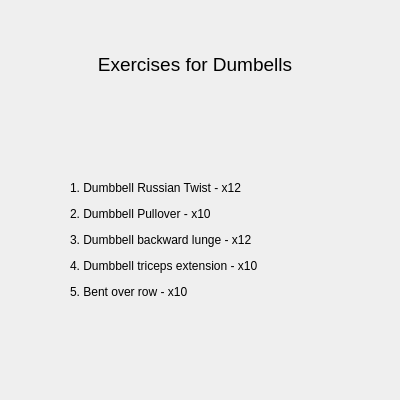
<?xml version="1.0" encoding="UTF-8"?>
<ui version="4.0">
 <class>equipment1</class>
 <widget class="QDialog" name="equipment1">
  <property name="geometry">
   <rect>
    <x>0</x>
    <y>0</y>
    <width>400</width>
    <height>400</height>
   </rect>
  </property>
  <property name="windowTitle">
   <string>Dumbell Exercises</string>
  </property>
  <widget class="QLabel" name="label">
   <property name="geometry">
    <rect>
     <x>70</x>
     <y>140</y>
     <width>250</width>
     <height>200</height>
    </rect>
   </property>
   <property name="text">
    <string>&lt;html&gt;&lt;head/&gt;&lt;body&gt;&lt;p&gt;&lt;span style=&quot; background-color:transparent;&quot;&gt;1. Dumbbell Russian Twist - x12&lt;/span&gt;&lt;/p&gt;&lt;p&gt;&lt;span style=&quot; background-color:transparent;&quot;&gt;2. Dumbbell Pullover - x10&lt;/span&gt;&lt;/p&gt;&lt;p&gt;&lt;span style=&quot; background-color:transparent;&quot;&gt;3. Dumbbell backward lunge - x12&lt;/span&gt;&lt;/p&gt;&lt;p&gt;&lt;span style=&quot; background-color:transparent;&quot;&gt;4. Dumbbell triceps extension - x10&lt;/span&gt;&lt;/p&gt;&lt;p&gt;&lt;span style=&quot; background-color:transparent;&quot;&gt;5. Bent over row - x10&lt;/span&gt;&lt;/p&gt;&lt;/body&gt;&lt;/html&gt;</string>
   </property>
  </widget>
  <widget class="QLabel" name="label_2">
   <property name="geometry">
    <rect>
     <x>70</x>
     <y>50</y>
     <width>250</width>
     <height>30</height>
    </rect>
   </property>
   <property name="text">
    <string>&lt;html&gt;&lt;head/&gt;&lt;body&gt;&lt;p align=&quot;center&quot;&gt;&lt;span style=&quot; font-size:14pt;&quot;&gt;Exercises for Dumbells&lt;/span&gt;&lt;/p&gt;&lt;/body&gt;&lt;/html&gt;</string>
   </property>
  </widget>
 </widget>
 <resources/>
 <connections/>
</ui>
